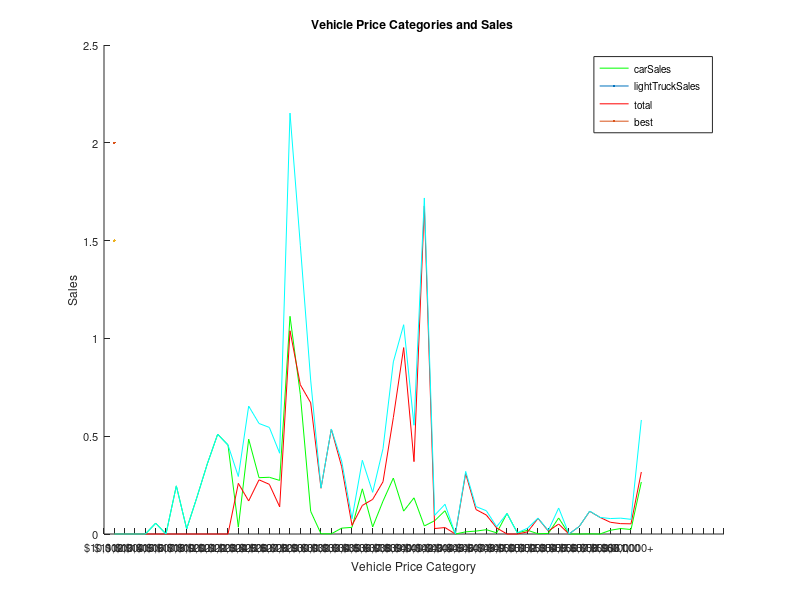

MATLAB code to generate this figure:
close all;
clear;
clc;
xLabels={'$10,000' '$11,000' '$12,000' '$13,000' '$14,000' '$15,000' '$16,000' '$17,000' '$18,000' '$19,000' '$20,000' '$21,000' '$22,000' '$23,000' '$24,000' '$25,000' '$26,000' '$27,000' '$28,000' '$29,000' '$30,000' '$31,000' '$32,000' '$33,000' '$34,000' '$35,000' '$36,000' '$37,000' '$38,000' '$39,000' '$40,000' '$41,000' '$42,000' '$43,000' '$44,000' '$45,000' '$46,000' '$47,000' '$48,000' '$49,000' '$50,000' '$51,000' '$52,000' '$53,000' '$54,000' '$55,000' '$56,000' '$57,000' '$58,000' '$59,000' '$60,000' '$61,000+'};
carSales=[0 0 0 0 0.055 0 0.246 0.026 0.189 0.359 0.51 0.455 0.035 0.485 0.288 0.29 0.274 1.113 0.713 0.116 0.001 0.001 0.03 0.034 0.231 0.036 0.168 0.286 0.117 0.185 0.041 0.068 0.119 0 0.011 0.015 0.022 0.006 0.105 0.006 0.019 0.001 0.003 0.082 0 0 0.001 0 0.019 0.028 0.023 0.266];
lightTruckSales=[0 0 0 0 0 0 0 0 0 0 0 0 0.259 0.169 0.277 0.254 0.139 1.039 0.763 0.671 0.234 0.536 0.344 0.044 0.146 0.177 0.267 0.595 0.953 0.37 1.677 0.028 0.033 0 0.309 0.125 0.097 0.031 0 0 0.011 0.08 0.015 0.051 0 0.039 0.116 0.085 0.06 0.053 0.052 0.317];
total=[0 0 0 0 0.055 0 0.246 0.026 0.189 0.359 0.51 0.455 0.294 0.654 0.565 0.545 0.413 2.152 1.476 0.787 0.235 0.537 0.373 0.078 0.377 0.213 0.436 0.88 1.07 0.556 1.718 0.096 0.152 0 0.32 0.14 0.119 0.037 0.105 0.006 0.03 0.081 0.018 0.133 0 0.039 0.117 0.085 0.079 0.081 0.075 0.583];
title('Vehicle Price Categories and Sales ');
xlabel('Vehicle Price Category');
ylabel('Sales');
hold on;
plot(carSales,'-g',LineWidth=2);
plot(lightTruckSales,'-r',LineWidth=2);
plot(total,'-c',LineWidth=1.5);
hold off;
xbounds = xlim;

set(gca,'XTick',xbounds(1):xbounds(2),'FontSize',8);
xticklabels(xLabels);
xtickangle(60);
legend('carSales','lightTruckSales','total',Location='best'); 
